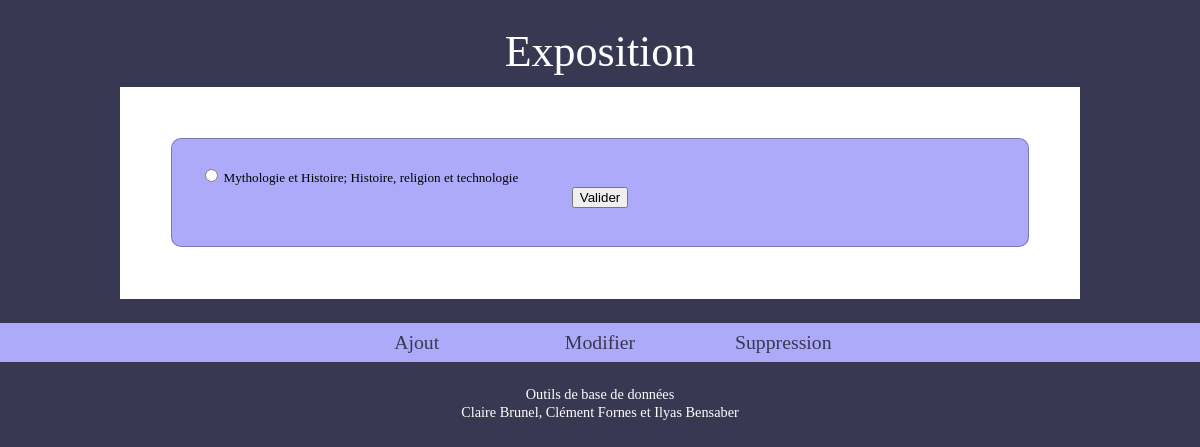
The page / on the database its author committed.
### tables this page shows
CREATE TABLE IF NOT EXISTS `exposition` (
  `idExposition` int(11) NOT NULL,
  `nom` varchar(250) NOT NULL,
  `theme` varchar(250) NOT NULL,
  `description` varchar(250) NOT NULL,
  `dateDebut` date NOT NULL,
  `dateFin` date NOT NULL,
  `image` varchar(250) NOT NULL,
  `idOrganisateur` int(11) NOT NULL,
  PRIMARY KEY (`idExposition`),
  KEY `idOrganisateur` (`idOrganisateur`)
);

### index.php (the view, shortened to what this page needs)
<html>
	<head>
		<link rel="stylesheet" type="text/css" href="CSS\reset.css"/>
		<link rel="stylesheet" type="text/css" href="CSS\style.css"/>
		<link rel="stylesheet" media="screen and (max-width: 800px)" type="text/css" href="CSS\versionmediocre.css"/>
	</head>
	<body>
<?php
include('ConnectBdd.php');
?>
		<header>
			<h1>Exposition</h1>
		</header>
		<article>
<?php
$resultat=$bdd->query("Select * from Exposition;");
?>
			<section>
				<form method="post" action="accueil">
<?php
while($donnees = $resultat->fetch()){
?>
					<div>
						<input type="radio" name="Exposition" value="<?php echo $donnees['idExposition'];?>"/>
						<label class="radio"><?php echo $donnees['nom'].'; '.$donnees['theme'];?></label>
					</div>
<?php
}
?>
					<div>
						<center><input type="submit" value="Valider"/></center>
					</div>
				</form>
		</section>
		</article>
	<aside id="a2" >
		<nav >
			<ul>
				<li><a href="Ajout">Ajout</a></li>
				<li><a href="ChoixModification">Modifier</a></li>
				<li><a href="Delete">Suppression</a></li>
			</ul>
		</nav>
	</aside>
	<footer>
		<p>Outils de base de données</br> Claire Brunel, Clément Fornes et Ilyas Bensaber</p>
	</footer>
	</body>
</html>

### CSS/style.css (style rules this page uses)
body { background-color: #393852; font-family: Georgia; margin:1.3%; margin-left: 0%; margin-right: 0%; font-size:1.1em; display: inline-block; width: 100%; }
article { background-color:white; margin-left: 10%; margin-right:10%; padding: 2%; padding-left: 2%; padding-right: 2%; }
section { background-color: #adaafa; border-radius: 10px; border:1px solid rgba(0,0,0, .3); margin: 3%; margin-bottom:3%; padding: 3%; }
nav { text-align: center; color: white; font-family: Georgia; width: 100%; left: 50%; margin-left: 0%; margin-right: 0%; margin-top: 2%; margin-bottom: 5%; box-shadow: 6px; background: #adaafa; }
nav>ul { display:block; margin-bottom: 10px; list-style-type: none; padding:0px; text-align:center; }
nav li { display:inline-block; position: relative; border-radius:45deg; width: 15%; margin-top: 10px; margin-bottom: 10px; color: #393852; font-size: 150%; }
nav li a { color: #393852; text-decoration: none; }
h1 { font-family: Georgia; font-size:400%; color:white; text-align: center; margin: 0%; }
p { text-align: justify; }
footer p { color: white; text-align: center; }
#a2 nav { margin-top: 2%; margin-bottom: 2%; }
ul,ol,dl,label,caption,details,figure { font-size: 1.2em; line-height: 1; }
p,blockquote,pre,td,th,textarea,hpgroup { font-size: 1.3em; line-height:1.2; margin: 0.5%; }

### CSS/versionmediocre.css (style rules this page uses)
body { margin-bottom: 10%; }
nav { padding: 0%; padding-left: 35%; padding-top: 1%; padding-bottom: 1%; margin-top: 0%; }
nav>ul>li { display: block; text-align: center; }
aside nav { position: static; right: 0px; bottom: 0px; z-index: 10; }
#a2 { position: static; width: 100%; }

### rows shown on the page
exposition: nom "Mythologie et Histoire", theme "Histoire, religion et technologie"
